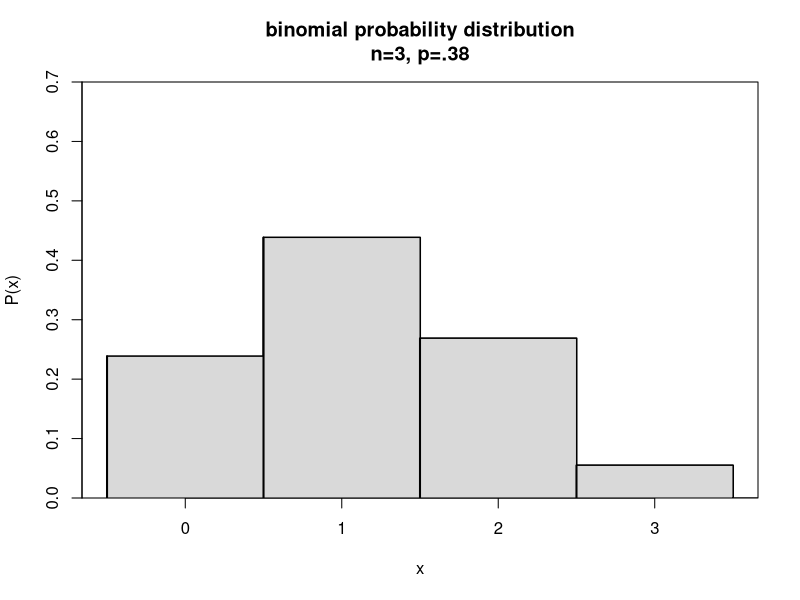
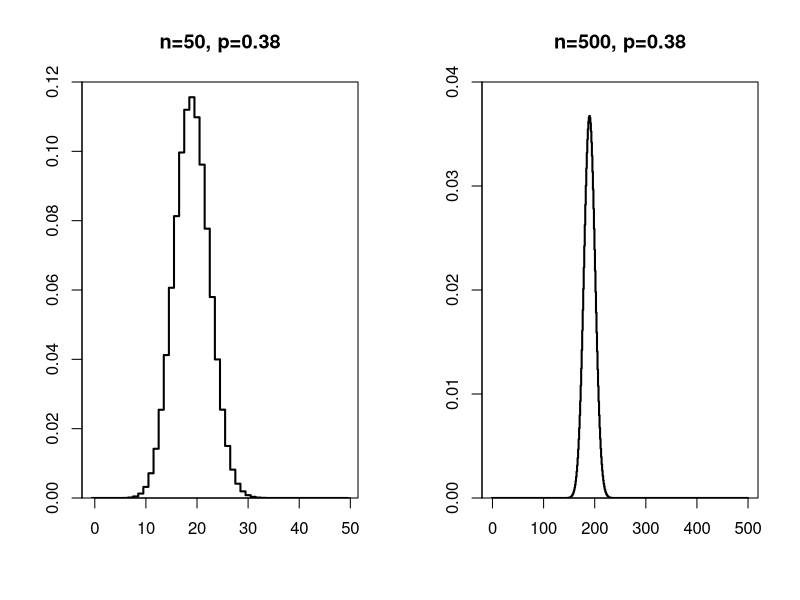
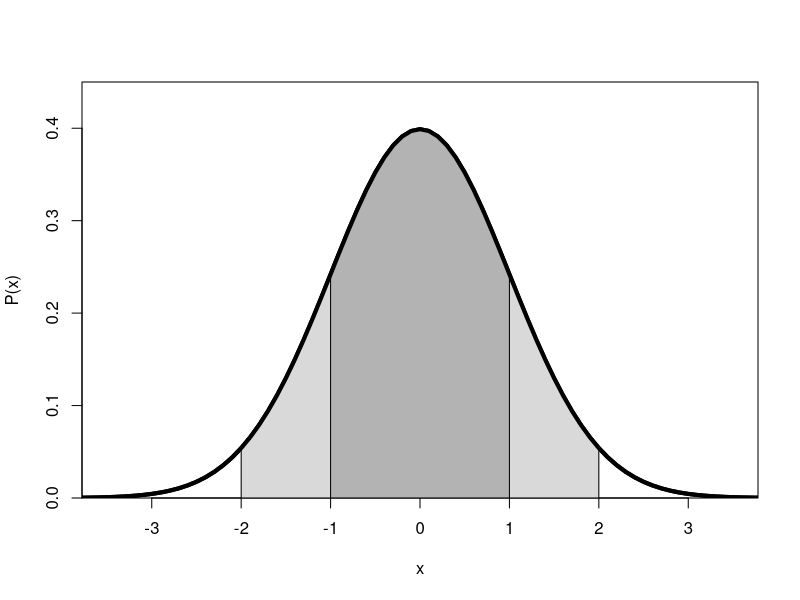
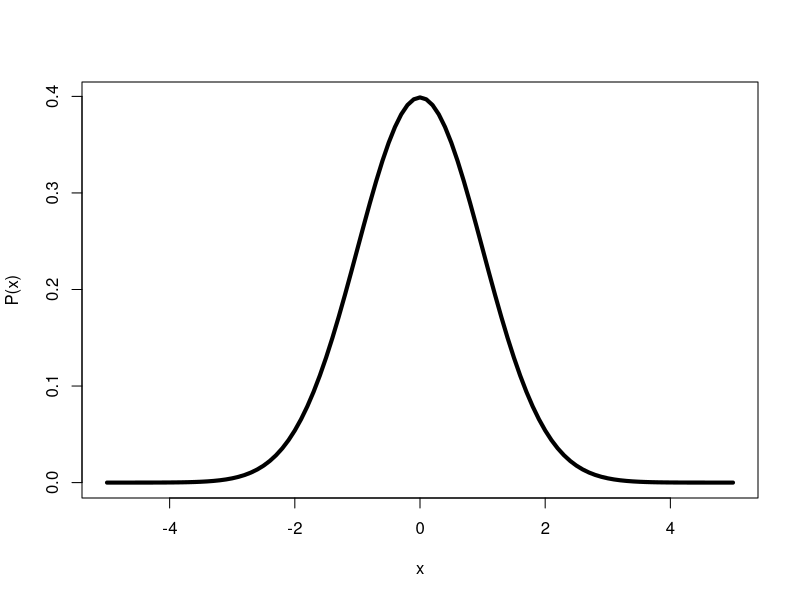
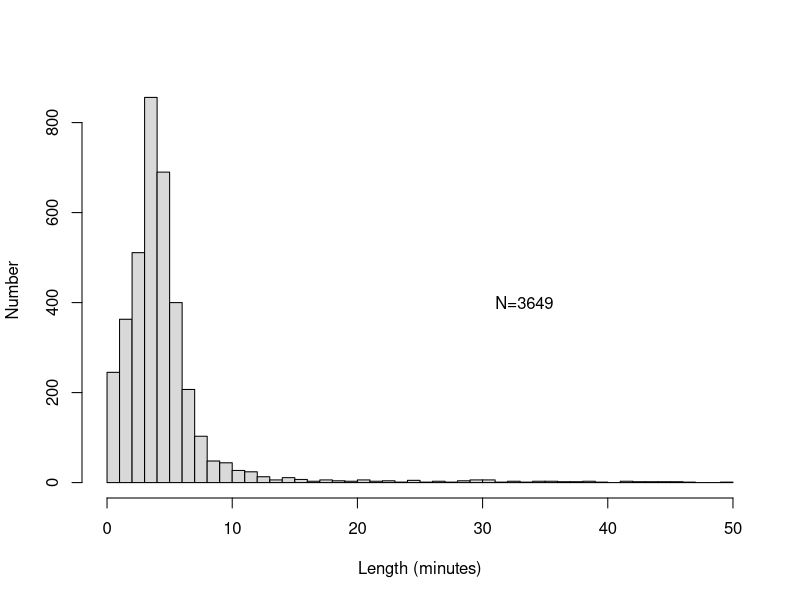
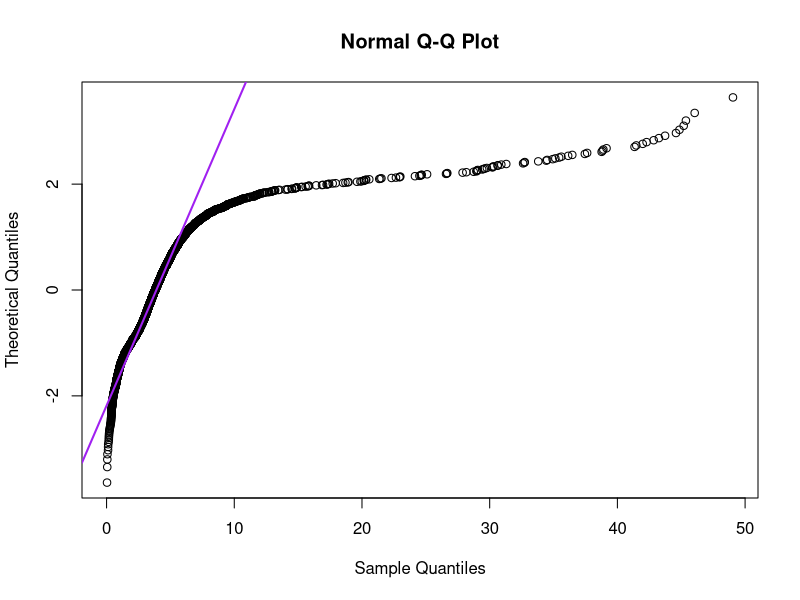
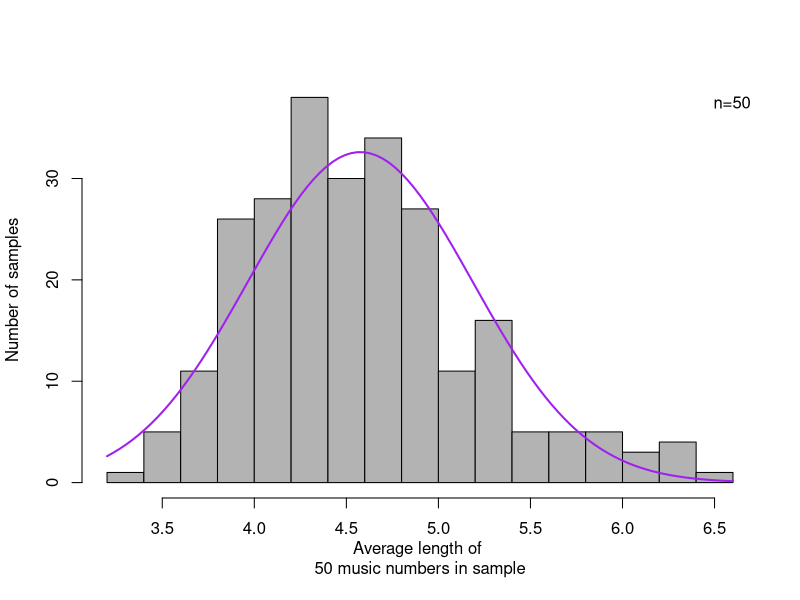
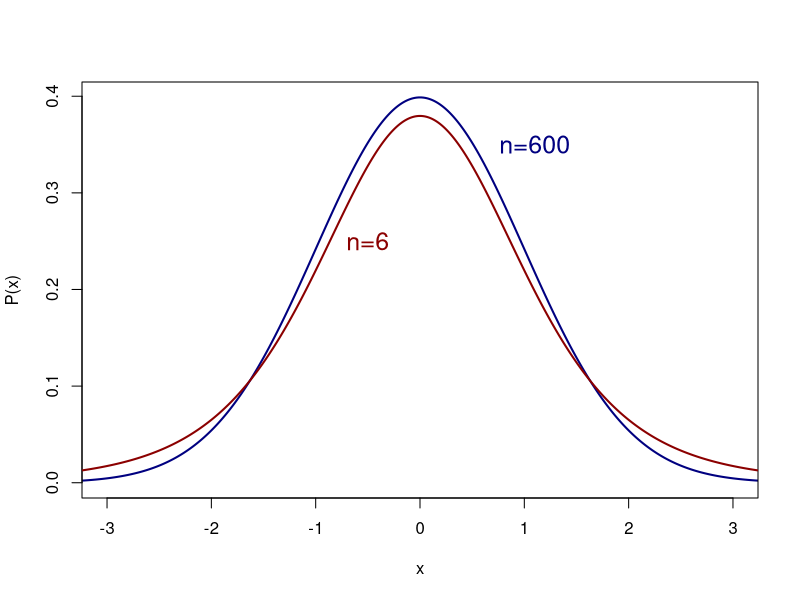

Write the R code that produced these figures, in order. (Note: this script raises an error after producing the figures.)
## ---- chunk 1
xx <- 0:4
plot( xx-0.5, dbinom(xx,size=3,prob=.38), 
    type="s", ylim=c(0,.7), xlab="x", ylab="P(x)", lwd=2, 
    main="binomial probability distribution\nn=3, p=.38", yaxs="i" )
polygon( x=c( -0.5, rep(xx,each=2)+rep( c(-0.5,+0.5), length(xx) ) ), 
         y=c( 0, rep(dbinom(xx,size=3,prob=.38),each=2) ), 
         col="grey85" )
segments( x0=xx-0.5, y0=0, y1=dbinom(xx,3,.38), lwd=2 ) # missing segment
## ---- chunk 2
dbinom( 0:3, size=3, prob=.38 )
## ---- chunk 3
matrixcalc::pascal.matrix( 10 ) # left under diagonal is Pascal's triangle
## ---- chunk 4
op <- par(mfcol=c(1,2))
plotbinom <- function( x, n=100, pr=.38, xlab="", ylab="", ymax=.5, ... ) {
  plot( xx-0.5, dbinom(x,size=n,prob=pr), 
    type="s", ylim=c(0,ymax), xlab=xlab, ylab=ylab, lwd=2, 
    main=paste("n=",n,", p=",pr,sep=""), yaxs="i" )
  segments( x0=x[1]-0.5, y0=0, y1=dbinom(x[1],n,pr), lwd=2 ) # missing segment
}
# left
xx <- 0:50
plotbinom(xx, n=50, pr=.38, ymax=.12)
# right
xx <- 0:500
plotbinom(xx, n=500, ymax=.04)
par(op)
## ---- chunk 5
curve( dnorm(x,mean=0,sd=1), from=-5, to=+5, lwd=4,
       xlab="x", ylab="P(x)", yaxs="i", xlim=c(-3.5,+3.5), ylim=c(0,0.45)  )
xx <- seq(-2,+2,by=.01)
polygon( x=c( -2, xx, 2 ), 
         y=c(  0, dnorm(xx,mean=0,sd=1), 0 ), 
         col="grey85" )
xx <- seq(-1,+1,by=.01)
polygon( x=c( -1, xx, 1 ), 
         y=c(  0, dnorm(xx,mean=0,sd=1), 0 ), 
         col="grey70" )
curve( dnorm(x,mean=0,sd=1), from=-5, to=+5, lwd=4,
       xlab="x", ylab="P(x)", yaxs="i", xlim=c(-3.5,+3.5), ylim=c(0,0.45),  add=TRUE  )
## ---- chunk 6
curve( dnorm( x, mean=0, sd=1 ), # function specifying y values, normal density
       from=-5, to=+5, # domain of x
       lwd=4, # line width is 4x default value
       xlab="x", ylab="P(x)" # labels along x and y axes
       )
## ---- chunk 7
itunes <- read.table( file="data/itunestimes20120511.txt", header=TRUE )
# Size in bytes, Time in ms
# longest <- max(itunes$Time/60000) ## set upper limit at 50 minutes, remove few extreme outliers
longest <- 50 - 0.1
themax <- ceiling( longest )
ok <- (itunes$Time/60000 < themax)
yy <- itunes$Time[ok]/60000
## ---- chunk 8
hist( yy, xlab="Length (minutes)", ylab="Number", main="", 
      breaks=themax, col=grey(.85) )
text( themax*2/3, 400, paste("N=",nrow(itunes),sep="") )
## ---- chunk 9
qqnorm( yy, datax=TRUE )
qqline( yy, col="purple", lwd=2, datax=TRUE )
## ---- chunk 10
itunes <- read.table( file="data/itunestimes20120511.txt", header=TRUE )
# Size in bytes, Time in ms
qqnorm(itunes$Time/60000, datax=T, plot.it=FALSE) # normally we'd use plot.it=TRUE  
# qqline(itunes$Time/60000, datax=T, col="purple", lwd=T) # see QQ-plot above
## ---- chunk 11
shapiro.test(itunes$Time/60000)
## ---- chunk 12
set.seed(202009)
nn  <- 50
aux <- sample( x=length(yy), size=50 )
## ---- chunk 13
set.seed(2020)
nn <- 50
itunesmeans <- rep(NA,nn)
for (i in 1:250) {
  sample <- sample( x=length(yy), size=nn )
  itunesmeans[i] <- mean( yy[sample] )
}
hist( itunesmeans, col=gray(.70), breaks=16, # ceiling(sqrt(250))
      xlab=paste("Average length of \n",nn," music numbers in sample", sep=""),
      ylab="Number of samples", 
      main="" )
legend("topright", legend="n=50", bty="n") # no box
curve( dnorm(x,mean=mean(itunesmeans),sd=sd(itunesmeans))*nn, col="purple", lwd=2, add=TRUE )
## ---- chunk 14
curve( dt(x,df=600-1), from=-4, to=+4, xlim=c(-3,3), lwd=2, ylab="P(x)", n=501, col="navy" )
curve( dt(x,df=6-1), from=-4, to=+4, lwd=2, add=TRUE, n=501, col="darkred" )
text( -0.5, 0.25, "n=6", col="darkred", cex=1.5)
text( 1.1, 0.35, "n=600", col="navy", cex=1.5)
## ---- chunk 15
# plot.tempo95CIs.20150325
# data of tempo of CGN speakers
set.seed(20090227) # first version
nn <- 30
conf <- .95
mu <- 0.220
sigma <- 0.0225
nsim <- 100
crit <- qt( 1-((1-conf)/2), (nn-1) )
se <- function(x) { sd(x)/sqrt(length(x)) }
results <- NA
hits <- rep(NA,nsim)
op <- par( oma=c(0,0,0,0), mar=c(3,1,3,1)+0.1 )
plot( 1:nsim, 1:nsim, type="n", 
	xlab="Speech tempo (second/letter syllable)", ylab="", xlim=c(0.195,0.245), yaxt="n" )
abline( v=0, lty=2 )

for (i in 1:nsim) {
	aux <- rnorm(nn,mu,sigma)
	lb <- mean(aux)-crit*se(aux)
	ub <- mean(aux)+crit*se(aux)
	results <- append( results, c(mean(aux),se(aux),lb,ub) )
	hits[i] <- is.inrange( mu, c(lb,ub) )
	lines( x=c(lb,ub), y=rep(i,2), type="l",lwd=2,
	       col=ifelse(hits[i],"black","red") )
	points( x=mean(aux), y=i, pch=20, cex=.5 ) # added 20090319
	}
results <- results[2:length(results)]
results <- matrix(results,ncol=4,byrow=T)
mtext("Speech tempo (second/letter syllable)", side=1, line=2)
mtext("Speech tempo (letter syllable/second)", side=3, line=2)
abline(v=mu, col="grey", lty=2) 
xx <- seq(0.18,0.26,by=0.02)
axis(side=3, at=xx, labels=round(1/xx,2) ) 
axis(side=4, at=which(!hits), labels=F) # ticks only
# clean up
rm(nn,conf,mu,sigma,nsim,crit,i)
rm(aux,lb,ub)
# keep results matrix
par(op)
